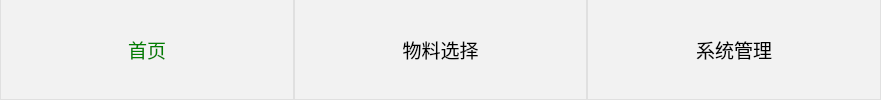
     <widget class="QWidget" name="buttonlist" native="true">
      <property name="sizePolicy">
       <sizepolicy hsizetype="Expanding" vsizetype="Expanding">
        <horstretch>0</horstretch>
        <verstretch>0</verstretch>
       </sizepolicy>
      </property>
      <property name="minimumSize">
       <size>
        <width>881</width>
        <height>51</height>
       </size>
      </property>
      <property name="maximumSize">
       <size>
        <width>16777215</width>
        <height>100</height>
       </size>
      </property>
      <layout class="QHBoxLayout" name="horizontalLayout_5">
       <property name="spacing">
        <number>0</number>
       </property>
       <property name="leftMargin">
        <number>0</number>
       </property>
       <property name="topMargin">
        <number>0</number>
       </property>
       <property name="rightMargin">
        <number>0</number>
       </property>
       <property name="bottomMargin">
        <number>0</number>
       </property>
       <item>
        <widget class="QPushButton" name="homepage">
         <property name="sizePolicy">
          <sizepolicy hsizetype="Expanding" vsizetype="Expanding">
           <horstretch>0</horstretch>
           <verstretch>0</verstretch>
          </sizepolicy>
         </property>
         <property name="font">
          <font>
           <family>宋体</family>
           <pointsize>14</pointsize>
          </font>
         </property>
         <property name="styleSheet">
          <string notr="true">QPushButton {
    border-left: 1px solid #e0e0e0;   /* 左边框 */
    border-right: 1px solid #e0e0e0;  /* 右边框 */
    border-top: none;              /* 去掉上边框 */
    border-bottom: 1px solid #e0e0e0;           /* 去掉下边框 */
    border-radius: 0px;            /* 去掉四角弧度 */
	
	color: green;
	background-color: rgb(242, 242, 242);
}
QPushButton:pressed {
    background-color: #e0e0e0;     /* 按下背景更深 */
}</string>
         </property>
         <property name="text">
          <string>首页</string>
         </property>
        </widget>
       </item>
       <item>
        <widget class="QPushButton" name="materialselection">
         <property name="sizePolicy">
          <sizepolicy hsizetype="Expanding" vsizetype="Expanding">
           <horstretch>0</horstretch>
           <verstretch>0</verstretch>
          </sizepolicy>
         </property>
         <property name="font">
          <font>
           <family>宋体</family>
           <pointsize>14</pointsize>
          </font>
         </property>
         <property name="styleSheet">
          <string notr="true">QPushButton {
    border-left: 1px solid #e0e0e0;   /* 左边框 */
    border-right: 1px solid #e0e0e0;  /* 右边框 */
    border-top: none;              /* 去掉上边框 */
    border-bottom: 1px solid #e0e0e0;           /* 去掉下边框 */
    border-radius: 0px;            /* 去掉四角弧度 */
	
	background-color: rgb(242, 242, 242);
}
QPushButton:pressed {
    background-color: #e0e0e0;     /* 按下背景更深 */
}</string>
         </property>
         <property name="text">
          <string>物料选择</string>
         </property>
        </widget>
       </item>
       <item>
        <widget class="QPushButton" name="systemmanagement">
         <property name="sizePolicy">
          <sizepolicy hsizetype="Expanding" vsizetype="Expanding">
           <horstretch>0</horstretch>
           <verstretch>0</verstretch>
          </sizepolicy>
         </property>
         <property name="font">
          <font>
           <family>宋体</family>
           <pointsize>14</pointsize>
          </font>
         </property>
         <property name="styleSheet">
          <string notr="true">QPushButton {
    border-left: 1px solid #e0e0e0;   /* 左边框 */
    border-right: 1px solid #e0e0e0;  /* 右边框 */
    border-top: none;              /* 去掉上边框 */
    border-bottom: 1px solid #e0e0e0;           /* 去掉下边框 */
    border-radius: 0px;            /* 去掉四角弧度 */
	
	background-color: rgb(242, 242, 242);
}
QPushButton:pressed {
    background-color: #e0e0e0;     /* 按下背景更深 */
}</string>
         </property>
         <property name="text">
          <string>系统管理</string>
         </property>
        </widget>
       </item>
      </layout>
     </widget>
